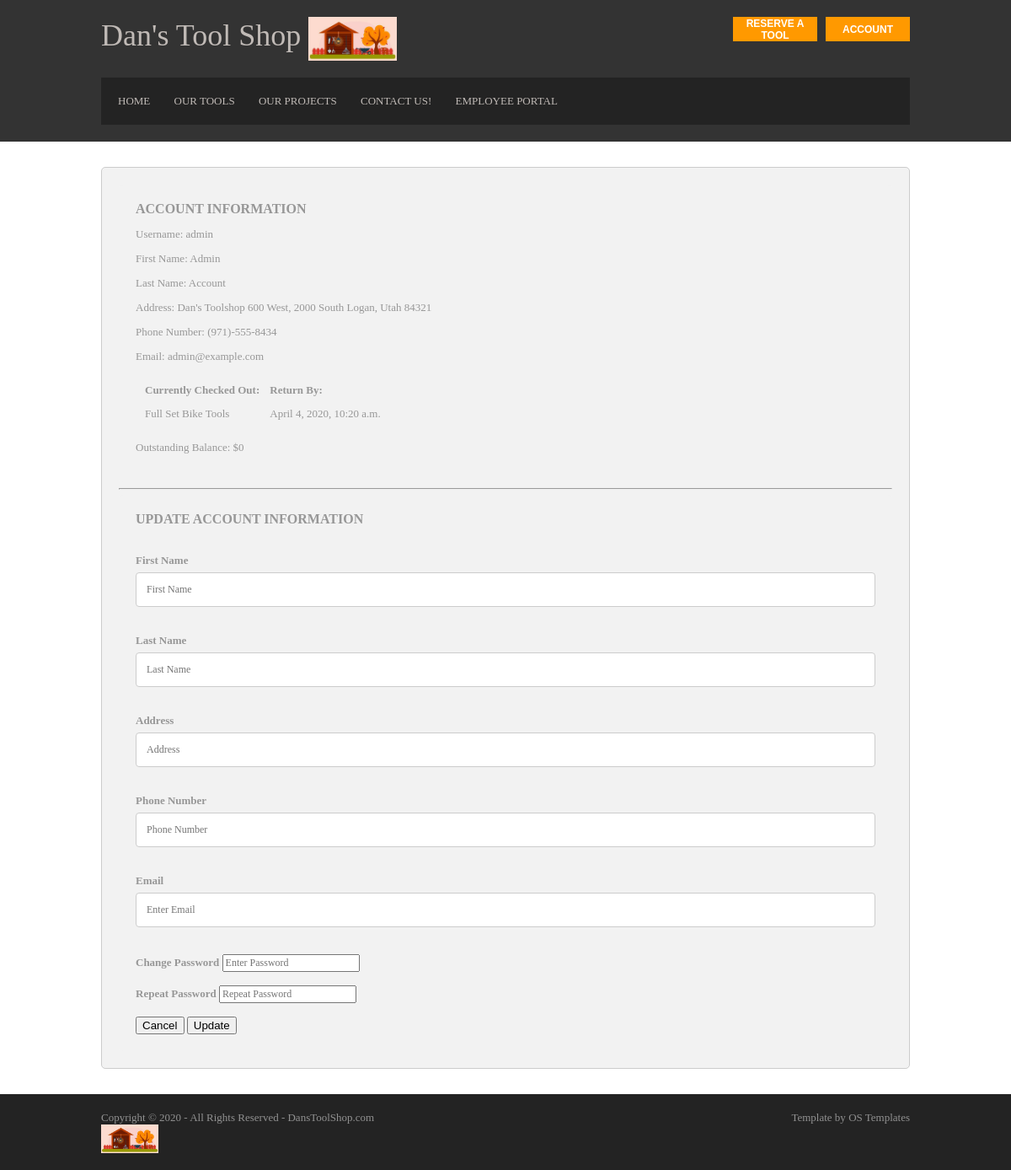
The page /Toolshop/account/ (signed in) on the database as committed earlier.
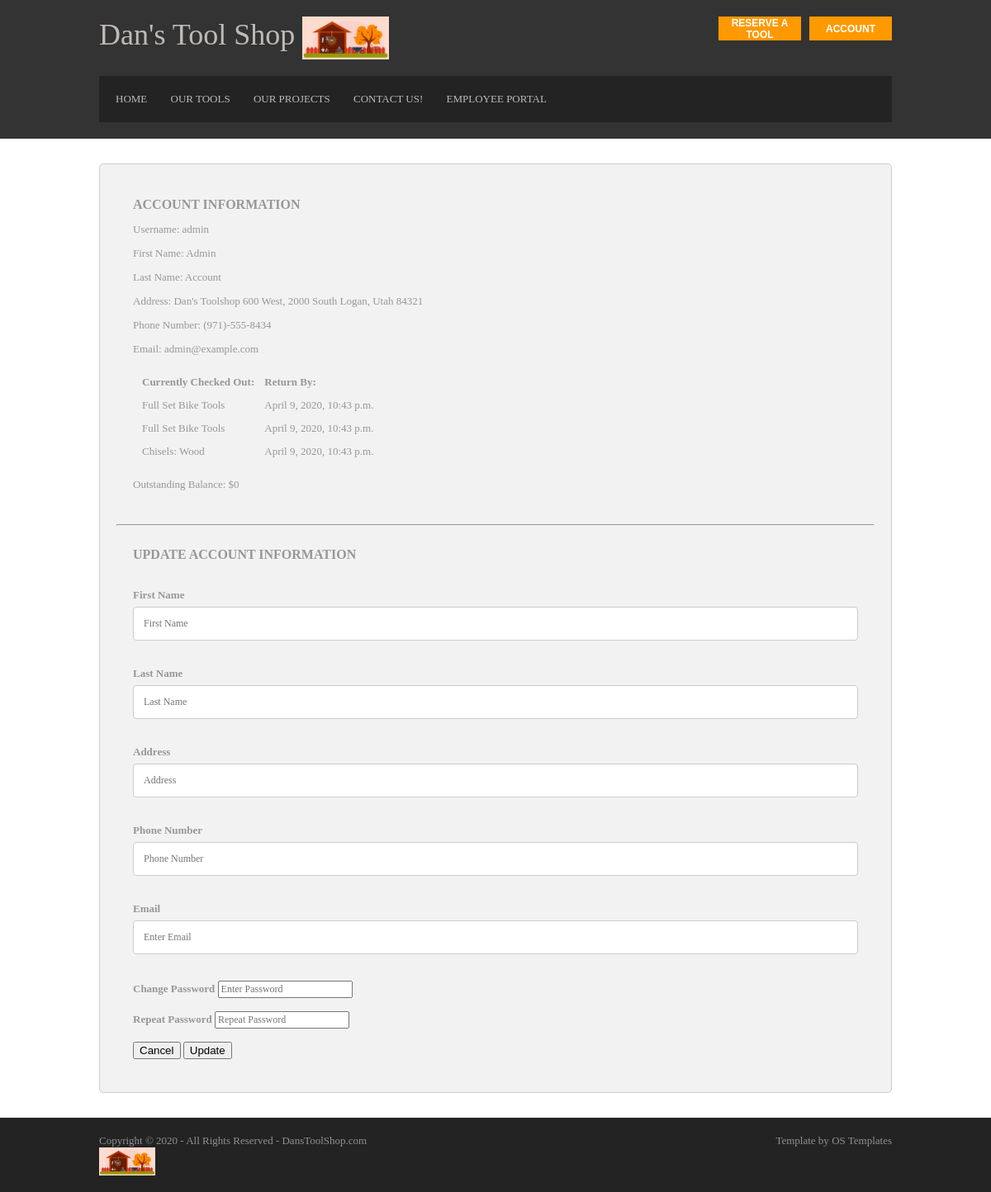
The same page on the database as committed later.
### Toolshop/models.py (models this page shows, shortened)
class Tool(models.Model):
    name = models.CharField(max_length=100)
    category = models.CharField(max_length=100)
    times_checked_out = models.IntegerField()
    cost = models.IntegerField()
    condition = models.TextField(blank=True)  # Blank here means "Can be blank" sometimes.
    is_checked_out = models.BooleanField(default=False)
    date_checked_out = models.DateTimeField(blank=True, null=True)  # Blank\null here means "Can be blank" sometimes.
    who_checked_out = models.CharField(max_length=100, blank=True)  # Blank here means "Can be blank" sometimes.
    def get_due_date(self):
        if self.date_checked_out is None or self.date_checked_out == "":
            return False
        return self.date_checked_out + timedelta(days=7)

### Toolshop/views.py (the view)
# urls.py: path('account/', views.account_page, name='account'),
@login_required
def account_page(request):
    user = request.user
    tools_list = Tool.objects.filter(who_checked_out__contains=user.username)
    context = {
        'user': user,
        'tools_list': tools_list
    }
    return render(request, 'Toolshop/account.html', context)

### Toolshop/templates/Toolshop/account.html (shortened to what the changed rows need)
<!DOCTYPE html>
<html lang="en" dir="ltr">
<head>
  {% load static %}
  <link rel="stylesheet" href="{% static 'Toolshop/layout.css' %}">
</head>
<body>
<div class="wrapper row1">
  <header id="header" class="clear">
    <div id="hgroup">
      <h1><a href="{% url 'Toolshop:index' %}">Dan's Tool Shop
      <img src="{% static 'Toolshop/logo.jpg' %}" style="width:15%"></a></h1>
    </div>
  </header>
</div>
<div class="wrapper row2">
  <div id="container">
    <div class="container" style="border:1px solid #ccc">
      <div class="container">
        <h1>Account Information</h1>
        {% if tools_list %}
          <table cellspacing="10">
            <tr>
              <th>Currently Checked Out:</th>
              <th>Return By:</th>
            </tr>
              {% for tool in tools_list %}
            <tr>
              <td>{{tool.name}}</td>
              <td>{{tool.get_due_date}}</td>
            </tr>
              {% endfor %}
          </table>
		{% else %}
    		<p>No tools currently checked out.</p>
		{% endif %}
      </div>
      <form action="{% url 'Toolshop:update'%}" method="post">
        <div class="container">
          <h1>Update Account Information</h1>
          <br>
          <br>
          <br>
          <br>
          <br>
          <br>
          <br>
          <br>
          <br>
          <br>
          <br>
          <br>
          <br>
          <br>
          <br>
          <br>
        </div>
      </form>
    </div>
  </div>
</div>
</body>
</html>

Rows that differ between the two databases and show on the page:
now on this page (row edited): Tool: name "Full Set Bike Tools", get_due_date "April 9, 2020, 10:43 p.m."
changed Tool (number 2 of 3 on the later page): get_due_date "April 4, 2020, 10:20 a.m." → "April 9, 2020, 10:43 p.m."
now on this page (row edited): Tool: name "Chisels: Wood", get_due_date "April 9, 2020, 10:43 p.m."
